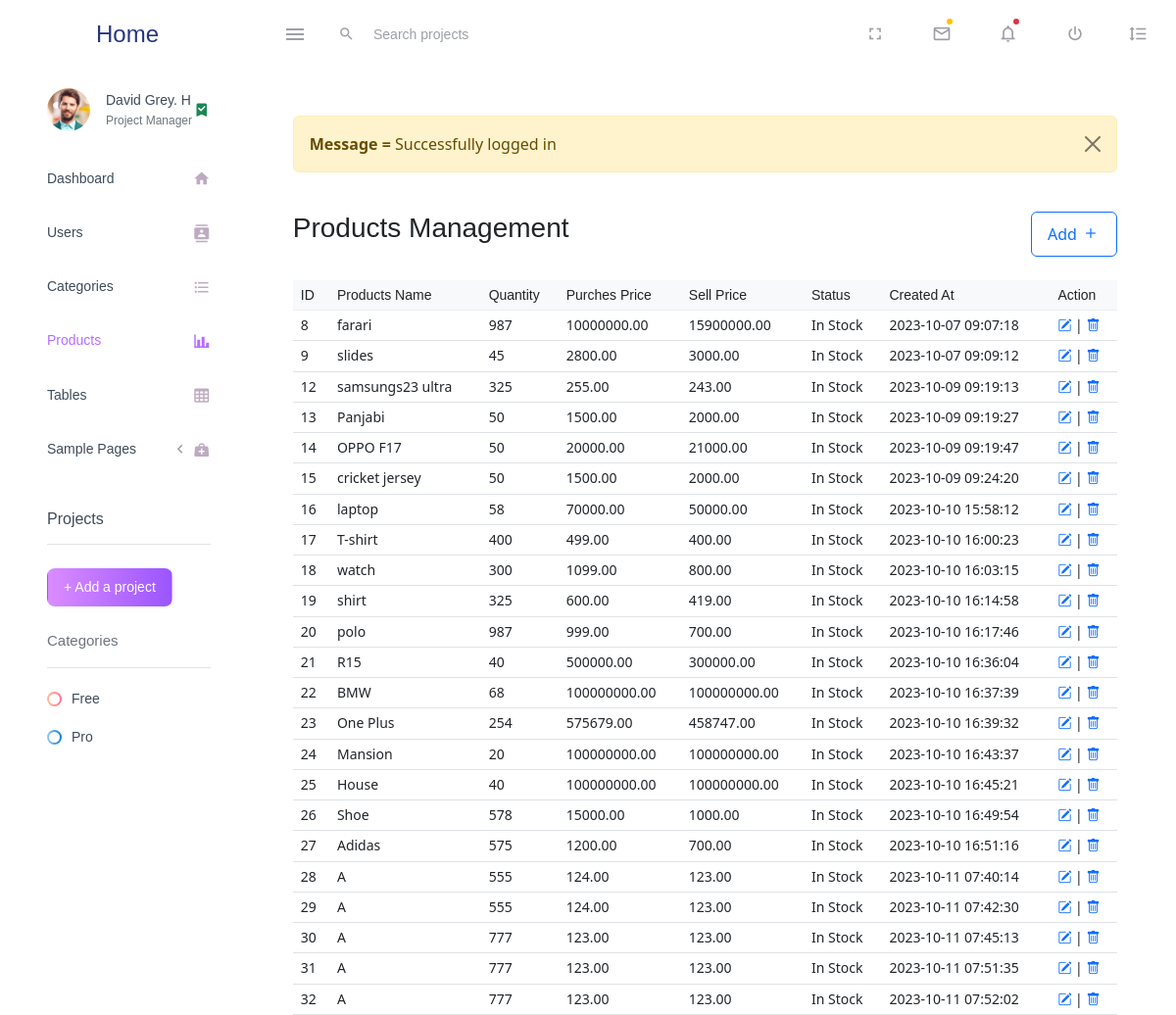
The app's page /dashboard/Products/products.php (signed in) with its own data.
### tables this page shows
CREATE TABLE `products` (
  `id` int(11) NOT NULL,
  `sku` varchar(60) DEFAULT NULL,
  `name` varchar(512) NOT NULL,
  `details` text NOT NULL,
  `shortdesc` varchar(256) NOT NULL,
  `category_id` int(11) NOT NULL,
  `quantity` int(11) NOT NULL DEFAULT 0,
  `pprice` float(10,2) NOT NULL,
  `sprice` float(10,2) NOT NULL,
  `tags` varchar(60) NOT NULL,
  `vat` float(4,2) NOT NULL DEFAULT 5.00,
  `status` set('0','1') NOT NULL DEFAULT '1',
  `op1` varchar(30) DEFAULT NULL,
  `op2` varchar(30) DEFAULT NULL,
  `created` timestamp NOT NULL DEFAULT current_timestamp(),
  `updated` timestamp NULL DEFAULT NULL ON UPDATE current_timestamp()
);

### dashboard/Products/products.php (the view, shortened to what this page needs)
<?php
$conn = DB::connect();
$query = "select * from products where 1";
$result = $conn->query($query);
?>
<?php $title = "All Products";
include "head.php" ?>
<div class="container-scroller">
    <?php $img = "../../assets/images/face4.jpg";
    include "../inc/Header.php" ?>
    <div class="container-fluid page-body-wrapper">
        <?php $img = "../../assets/images/face1.jpg";
        include "../inc/sidebar.php" ?>
        <main class="main-panel mt-5 mx-5">
            <?php include "../../shared/message.php"; ?>
            <div class="d-flex justify-content-between my-4">
                <h3>Products Management</h3>
                <a class="btn btn-outline-primary px-3 pb-2" href="productAdd.php"> Add <i class="bi bi-plus fs-5"></i></a>
            </div>
            <table class="table align-middle mb-0 bg-white">
                <thead class="bg-light">
                    <tr>
                        <th>ID</th>
                        <th>Products Name</th>
                        <th>Quantity</th>
                        <th>Purches Price</th>
                        <th>Sell Price</th>
                        <th>Status</th>
                        <th>Created At</th>
                        <th>Action</th>
                    </tr>
                </thead>
                <tbody>
                    <?php
                    if ($result->num_rows) {
                        while ($row = $result->fetch_assoc()) {
                            echo "<tr>
                        <td>{$row['id']}</td>
                        <td>{$row['name']}</td>
                        <td>{$row['quantity']}</td>
                        <td>{$row['sprice']}</td>
                        <td>{$row['pprice']}</td>
                        <td>" . ($row['status'] == 1 ? 'In Stock' : 'Sold Out') . "</td>
                        <td>{$row['created']}</td>
                        <td>
                        <a href='productEdit.php?id={$row['id']}' title='edit'><i class='bi bi-pencil-square'></i></a> |
                        <a onclick=\"return confirm('Are you sure?')\" href='productDelete.php?id={$row['id']}' title='delete'><i class='bi bi-trash'></i></a>
                        </td>
                        </tr>";
                        }
                    }
                    ?>
                </tbody>
            </table>
        </main>
    </div>
</div>
<?php include "footer.php" ?>

### records on screen
products: id "8", name "farari", quantity "987", sprice "10000000.00", pprice "15900000.00", status "In Stock", created "2023-10-07 09:07:18"
products: id "9", name "slides", quantity "45", sprice "2800.00", pprice "3000.00", status "In Stock", created "2023-10-07 09:09:12"
products: id "12", name "samsungs23 ultra", quantity "325", sprice "255.00", pprice "243.00", status "In Stock", created "2023-10-09 09:19:13"
products: id "13", name "Panjabi", quantity "50", sprice "1500.00", pprice "2000.00", status "In Stock", created "2023-10-09 09:19:27"
products: id "14", name "OPPO F17", quantity "50", sprice "20000.00", pprice "21000.00", status "In Stock", created "2023-10-09 09:19:47"
products: id "15", name "cricket jersey", quantity "50", sprice "1500.00", pprice "2000.00", status "In Stock", created "2023-10-09 09:24:20"
products: id "16", name "laptop", quantity "58", sprice "70000.00", pprice "50000.00", status "In Stock", created "2023-10-10 15:58:12"
products: id "17", name "T-shirt", quantity "400", sprice "499.00", pprice "400.00", status "In Stock", created "2023-10-10 16:00:23"
products: id "18", name "watch", quantity "300", sprice "1099.00", pprice "800.00", status "In Stock", created "2023-10-10 16:03:15"
products: id "19", name "shirt", quantity "325", sprice "600.00", pprice "419.00", status "In Stock", created "2023-10-10 16:14:58"
products: id "20", name "polo", quantity "987", sprice "999.00", pprice "700.00", status "In Stock", created "2023-10-10 16:17:46"
products: id "21", name "R15", quantity "40", sprice "500000.00", pprice "300000.00", status "In Stock", created "2023-10-10 16:36:04"
products: id "22", name "BMW", quantity "68", sprice "100000000.00", pprice "100000000.00", status "In Stock", created "2023-10-10 16:37:39"
products: id "23", name "One Plus", quantity "254", sprice "575679.00", pprice "458747.00", status "In Stock", created "2023-10-10 16:39:32"
products: id "24", name "Mansion", quantity "20", sprice "100000000.00", pprice "100000000.00", status "In Stock", created "2023-10-10 16:43:37"
products: id "25", name "House", quantity "40", sprice "100000000.00", pprice "100000000.00", status "In Stock", created "2023-10-10 16:45:21"
products: id "26", name "Shoe", quantity "578", sprice "15000.00", pprice "1000.00", status "In Stock", created "2023-10-10 16:49:54"
products: id "27", name "Adidas", quantity "575", sprice "1200.00", pprice "700.00", status "In Stock", created "2023-10-10 16:51:16"
products: id "28", name "A", quantity "555", sprice "124.00", pprice "123.00", status "In Stock", created "2023-10-11 07:40:14"
products: id "29", name "A", quantity "555", sprice "124.00", pprice "123.00", status "In Stock", created "2023-10-11 07:42:30"
products: id "30", name "A", quantity "777", sprice "123.00", pprice "123.00", status "In Stock", created "2023-10-11 07:45:13"
products: id "31", name "A", quantity "777", sprice "123.00", pprice "123.00", status "In Stock", created "2023-10-11 07:51:35"
products: id "32", name "A", quantity "777", sprice "123.00", pprice "123.00", status "In Stock", created "2023-10-11 07:52:02"

### other values on screen
$_SESSION['message'] "Successfully logged in"
